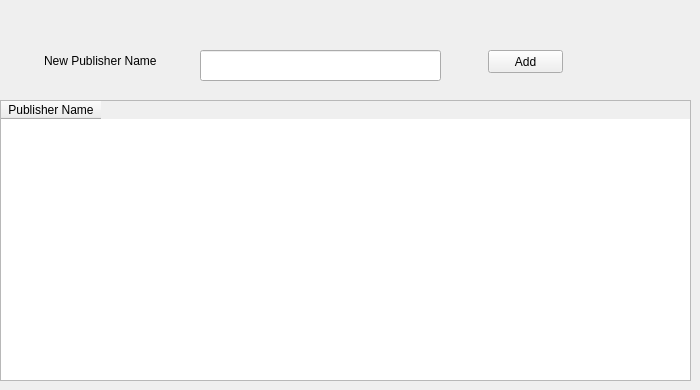
      <widget class="QWidget" name="tab_11">
       <attribute name="title">
        <string>Publisher</string>
       </attribute>
       <widget class="QPushButton" name="pushButton_16">
        <property name="geometry">
         <rect>
          <x>488</x>
          <y>50</y>
          <width>75</width>
          <height>23</height>
         </rect>
        </property>
        <property name="text">
         <string>Add</string>
        </property>
       </widget>
       <widget class="QLabel" name="label_28">
        <property name="geometry">
         <rect>
          <x>44</x>
          <y>50</y>
          <width>151</width>
          <height>21</height>
         </rect>
        </property>
        <property name="text">
         <string>New Publisher Name</string>
        </property>
       </widget>
       <widget class="QTableWidget" name="tableWidget_4">
        <property name="geometry">
         <rect>
          <x>0</x>
          <y>100</y>
          <width>691</width>
          <height>281</height>
         </rect>
        </property>
        <column>
         <property name="text">
          <string>Publisher Name</string>
         </property>
        </column>
       </widget>
       <widget class="QLineEdit" name="lineEdit_23">
        <property name="geometry">
         <rect>
          <x>200</x>
          <y>50</y>
          <width>241</width>
          <height>31</height>
         </rect>
        </property>
       </widget>
      </widget>
